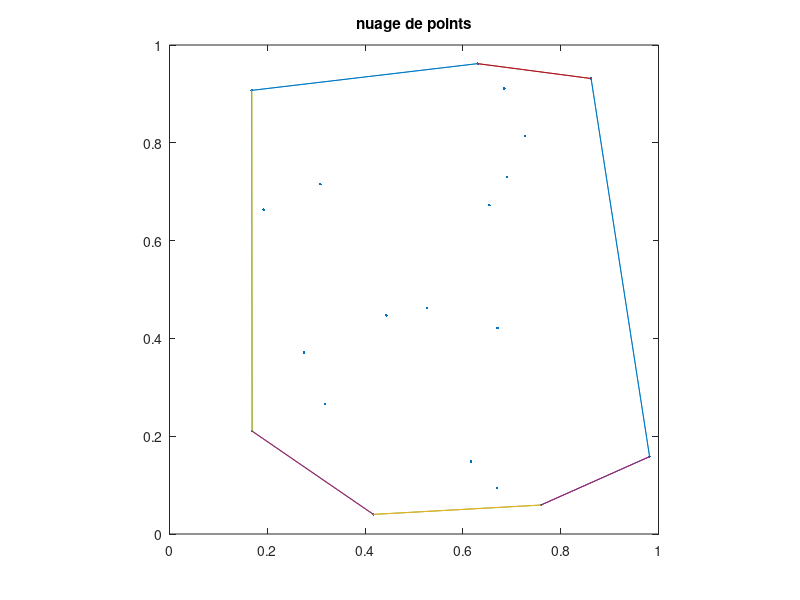

Here is the MATLAB script that generated this plot:
%% TD enveloppes convexes
close all; clearvars;
%% définition de l'orientation de 3 points:
orient = @(px,py,qx,qy, rx, ry) sign((qx - px) * (ry - py) - (rx - px) * (qy - py));

%% Un nuage dde points aléatoire dans le carré [0,1]²
n = 20;
points = rand(2,n);

%% Affichage du nuage
figure;
plot(points(1,:), points(2,:), '.');
axis square; axis equal;
title("nuage de points");
axis([0 1 0 1]); hold on;

tStart = tic;
list = zeros(n,2)
for i = 1:n
    for j = 1:n
        count = 0;
        if (j ~= i)
            for k = 1:n
                if (k ~= i && k ~= j)
                    if (orient(points(1,i),points(2,i),points(1,j),points(2,j),points(1,k),points(2,k)) >= 0)
                        count = count + 1;
                    else
                        count = count - 1;
                    end
                end
            end
            if ((count == n - 2) || (count == 2 - n))
                plot([points(1,i) points(1,j)],[points(2,i) points(2,j)]);
            end
        end
    end
end
tEnd = toc(tStart);




